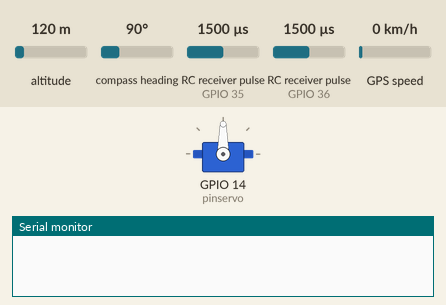
Recording of a sketch running on a simulated ESP32. Shown: servo, the last lines printed to the serial monitor. Wiring (inferred from the names in the program): 2 × RC receiver channel: data GPIO 35 / data GPIO 36. The inputs (shaded band) are chosen by the test bench; at power-on: RC receiver pulse (sensors on GPIO 36, GPIO 35) 1500 µs, compass heading 90°, altitude 120 m, GPS speed 0 km/h. The GPS gets a fix after 3 s at 37.7749, -122.4194 with 8 satellites.

Above: at 1.7 s.
1.8 s: RC receiver pulse (sensor on GPIO 36) set to 1510 µs
At 4.0 s:
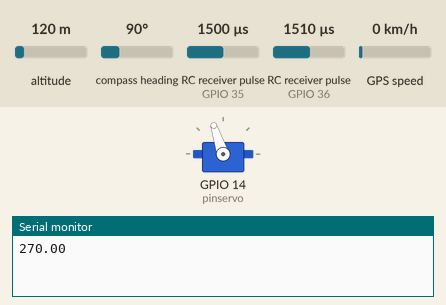
5.0 s: compass heading set to 7°
At 6.7 s:
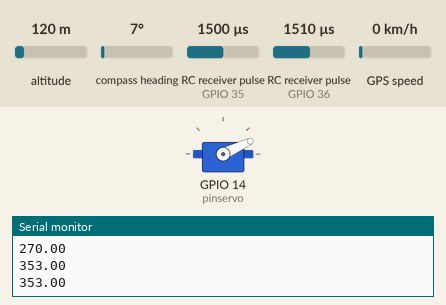
7.0 s: compass heading set to 180°
At 8.2 s:
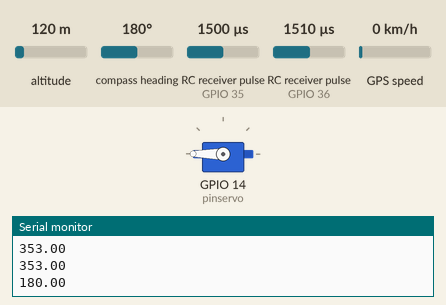
9.0 s: compass heading set to 248°
10.7 s: compass heading set to 257°
At 12.5 s:
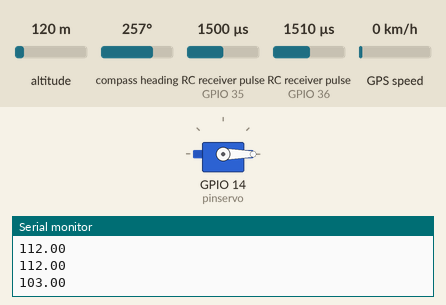
13.0 s: compass heading set to 90°
At 14.0 s:
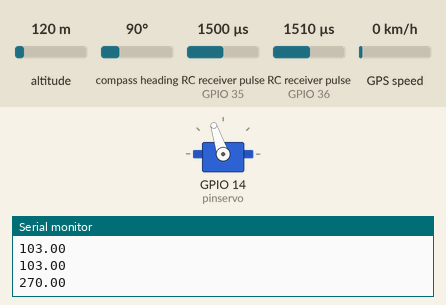
Timing chart, 0 to 16.0 s (numbered marks = the images above; inputs shaded):
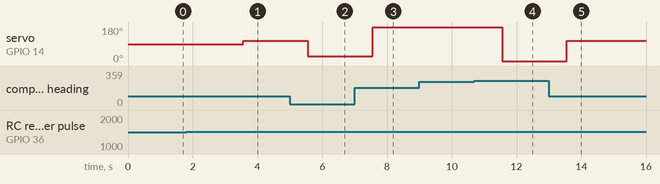

The sketch:

nyobaduatitikpakepid.ino
```cpp
// // //#include <PID_v1.h>
// // //#include <Arduino.h>
// // //#include "esp_task_wdt.h"
// // //#include <TinyGPS++.h>
// // //#include <SoftwareSerial.h>
// // //#include <Wire.h>
// // //#include <QMC5883LCompass.h>
// // //#include <ESP32Servo.h>
// // //
// // //const int in_ch1 = 36; //switch auto manual
// // //const int in_ch2 = 39; //speed manual
// // //const int in_ch3 = 34; //belok manual
// // //const int in_ch4 = 35; //log gps
// // //const int in_ch5 = 32; // +log
// // //const int in_ch6 = 33;
// // //const int in_ch7 = 26;
// // //
// // //Servo myservo;
// // //const int pinservo = 14;
// // //const int posisi = 90;
// // //
// // //int sw_auto;
// // //
// // //static const uint32_t GPSBaud = 9600;
// // //
// // //TinyGPSPlus gps;
// // //TinyGPSPlus gps2;
// // //
// // //SoftwareSerial g(18, 19);
// // //SoftwareSerial g2(17, 16);
// // //
// // //QMC5883LCompass compass;
// // //
// // //double setpoint, input, output;
// // //double Kp = 1.0, Ki = 0.0, Kd = 0.0;
// // //PID myPID(&input, &output, &setpoint, Kp, Ki, Kd, DIRECT);
// // //
// // //double targetLat = -7.774178;
// // //double targetLng = 110.393027;
// // //double target[targetLat][targetLng] = { -7.774178, 110.393027,
// // //                                        -7.776804, 110.385661
// // //                                      }
// // //
// // //void setup() {
// // //  Serial.begin(115200);
// // //  g.begin(GPSBaud);
// // //  g2.begin(GPSBaud);
// // //  myservo.attach(pinservo);
// // //  myservo.write(posisi);
// // //
// // //  // Compass setup
// // //  compass.init();
// // //  compass.setMode(0x01, 0x0C, 0x00, 0x00);
// // //  compass.setSmoothing(5, true);
// // //  compass.setCalibrationOffsets(-28.00, 6.00, 0.00);
// // //  compass.setCalibrationScales(1.00, 1.00, 1.00);
// // //
// // //  // PID setup
// // //  setpoint = 0;
// // //  myPID.SetMode(AUTOMATIC);
// // //  myPID.SetOutputLimits(-90, 90);
// // //
// // //  // Pin setup
// // //  pinMode(in_ch1, INPUT);
// // //  pinMode(in_ch2, INPUT);
// // //  pinMode(in_ch3, INPUT);
// // //  pinMode(in_ch4, INPUT);
// // //  pinMode(in_ch5, INPUT);
// // //  pinMode(in_ch6, INPUT);
// // //  pinMode(in_ch7, INPUT);
// // //
// // //  delay(500);
// // //}
// // //
// // //void loop() {
// // //  sw_auto = pulseIn(in_ch1, HIGH);
// // //
// // //  while (g.available() > 0) {
// // //    gps.encode(g.read());
// // //  }
// // //
// // //  while (g2.available() > 0) {
// // //    gps2.encode(g2.read());
// // //  }
// // //
// // //  if (gps.location.isUpdated()) {
// // //    double currentLat = gps.location.lat();
// // //    double currentLng = gps.location.lng();
// // //    double targetBearing = calculateBearing(currentLat, currentLng, targetLat, targetLng);
// // //
// // //    compass.read();
// // //    double currentHeading = compass.getAzimuth();
// // //
// // //    // Normalize the heading to 0-360 degrees
// // //    if (currentHeading < 0) {
// // //      currentHeading += 360;
// // //    } else if (currentHeading >= 360) {
// // //      currentHeading -= 360;
// // //    }
// // //    currentHeading = map(currentHeading, 0, 360, 360, 0);
// // //    Serial.println(currentHeading);
// // //
// // //    input = currentHeading - targetBearing;
// // //
// // //    if (input < -180) input += 360;
// // //    if (input > 180) input -= 360;
// // //
// // //    myPID.Compute();
// // //
// // //    double servoPosition = posisi + output;
// // //    servoPosition = constrain(servoPosition, 0, 180); // Ensure servo position is within 0-180 degrees
// // //
// // //    if (sw_auto > 1500) { // Assuming a threshold for auto mode
// // //      myservo.write(servoPosition);
// // //    } else {
// // //      // Manual control logic here
// // //      // For example, you can read in_ch2 and in_ch3 for manual control
// // //    }
// // //  }
// // //}
// // //
// // //double calculateBearing(double lat1, double lng1, double lat2, double lng2) {
// // //  double dLon = radians(lng2 - lng1);
// // //  double y = sin(dLon) * cos(radians(lat2));
// // //  double x = cos(radians(lat1)) * sin(radians(lat2)) - sin(radians(lat1)) * cos(radians(lat2)) * cos(dLon);
// // //  double brng = atan2(y, x);
// // //  brng = degrees(brng);
// // //  brng = fmod((brng + 360), 360); // Ensure bearing is within 0-359 degrees
// // //  return brng;
// // //}

// // #include <PID_v1.h>
// // #include <Arduino.h>
// // #include "esp_task_wdt.h"
// // #include <TinyGPS++.h>
// // #include <SoftwareSerial.h>
// // #include <Wire.h>
// // #include <QMC5883LCompass.h>
// // #include <ESP32Servo.h>

// // const int in_ch1 = 36; //switch auto manual
// // const int in_ch2 = 39; //speed manual
// // const int in_ch3 = 34; //belok manual
// // const int in_ch4 = 35; //log gps
// // const int in_ch5 = 32; // +log
// // const int in_ch6 = 33;
// // const int in_ch7 = 26;

// // Servo myservo;
// // const int pinservo = 14;
// // const int posisi = 90;
// // int sw_auto;
// // int set_target;

// // static const uint32_t GPSBaud = 9600;

// // TinyGPSPlus gps;
// // TinyGPSPlus gps2;
// // SoftwareSerial g(18, 19);
// // SoftwareSerial g2(17, 16);

// // QMC5883LCompass compass;

// // double setpoint, input, output;
// // double Kp = 1.0, Ki = 0.0, Kd = 0.0;
// // PID myPID(&input, &output, &setpoint, Kp, Ki, Kd, DIRECT);

// // double targetLat[] = {-7.774178, -7.776804};
// // double targetLng[] = {110.393027, 110.385661};
// // int currentTargetIndex = 0;
// // const double targetThreshold = 0.0001; // Define a threshold to consider the target reached

// // void setup() {
// //     Serial.begin(115200);
// //     g.begin(GPSBaud);
// //     g2.begin(GPSBaud);
// //     myservo.attach(pinservo);
// //     myservo.write(posisi);

// //     // Compass setup
// //     compass.init();
// //     compass.setMode(0x01, 0x0C, 0x00, 0x00);
// //     compass.setSmoothing(5, true);
// //     compass.setCalibrationOffsets(-28.00, 6.00, 0.00);
// //     compass.setCalibrationScales(1.00, 1.00, 1.00);

// //     // PID setup
// //     setpoint = 0;
// //     myPID.SetMode(AUTOMATIC);
// //     myPID.SetOutputLimits(-90, 90);

// //     // Pin setup
// //     pinMode(in_ch1, INPUT);
// //     pinMode(in_ch2, INPUT);
// //     pinMode(in_ch3, INPUT);
// //     pinMode(in_ch4, INPUT);
// //     pinMode(in_ch5, INPUT);
// //     pinMode(in_ch6, INPUT);
// //     pinMode(in_ch7, INPUT);

// //     delay(500);
// // }

// // void loop() {
// //     sw_auto = pulseIn(in_ch1, HIGH);
// //     set_target = pulseIn(in_ch4, HIGH);
// //     while (g.available() > 0) {
// //         gps.encode(g.read());
// //     }

// //     while (g2.available() > 0) {
// //         gps2.encode(g2.read());
// //     }

// //     if (gps.location.isUpdated()) {
// //         double currentLat = gps.location.lat();
// //         double currentLng = gps.location.lng();

// //         // Check if the current position is close enough to the target
// //         if (abs(currentLat - targetLat[currentTargetIndex]) < targetThreshold &&
// //             abs(currentLng - targetLng[currentTargetIndex]) < targetThreshold) {
// //             // Move to the next target
// //             currentTargetIndex++;
// //             if (currentTargetIndex >= sizeof(targetLat) / sizeof(targetLat[0])) {
// //                 currentTargetIndex = 0; // Reset to the first target if all targets are reached
// //             }
// //         }

// //         double targetBearing = calculateBearing(currentLat, currentLng, targetLat[currentTargetIndex], targetLng[currentTargetIndex]);

// //         compass.read();
// //         double currentHeading = compass.getAzimuth();

// //         // Normalize the heading to 0-360 degrees
// //         if (currentHeading < 0) {
// //             currentHeading += 360;
// //         } else if (currentHeading >= 360) {
// //             currentHeading -= 360;
// //         }

// //         currentHeading = map(currentHeading, 0, 360, 360, 0);
// //         Serial.println(currentHeading);

// //         input = currentHeading - targetBearing;

// //         if (input < -180) input += 360;
// //         if (input > 180) input -= 360;

// //         myPID.Compute();

// //         double servoPosition = posisi + output;
// //         servoPosition = constrain(servoPosition, 0, 180); // Ensure servo position is within 0-180 degrees

// //         if (sw_auto > 1500) { // Assuming a threshold for auto mode
// //             myservo.write(servoPosition);
// //         } else {
// //             // Manual control logic here
// //             // For example, you can read in_ch2 and in_ch3 for manual control
// //         }
// //     }
// // }

// // double calculateBearing(double lat1, double lng1, double lat2, double lng2) {
// //     double dLon = radians(lng2 - lng1);
// //     double y = sin(dLon) * cos(radians(lat2));
// //     double x = cos(radians(lat1)) * sin(radians(lat2)) - sin(radians(lat1)) * cos(radians(lat2)) * cos(dLon);
// //     double brng = atan2(y, x);
// //     brng = degrees(brng);
// //     brng = fmod((brng + 360), 360); // Ensure bearing is within 0-359 degrees
// //     return brng;
// // }

// #include <PID_v1.h>
// #include <Arduino.h>
// #include "esp_task_wdt.h"
// #include <TinyGPS++.h>
// #include <SoftwareSerial.h>
// #include <Wire.h>
// #include <QMC5883LCompass.h>
// #include <ESP32Servo.h>

// const int in_ch1 = 36; // switch auto manual
// const int in_ch2 = 39; // speed manual
// const int in_ch3 = 34; // belok manual
// const int in_ch4 = 35; // log gps
// const int in_ch5 = 32; // +log
// const int in_ch6 = 33;
// const int in_ch7 = 26;

// Servo myservo;
// const int pinservo = 14;
// const int posisi = 90;

// int sw_auto;
// int set_target;

// static const uint32_t GPSBaud = 9600;

// TinyGPSPlus gps;
// TinyGPSPlus gps2;

// SoftwareSerial g(18, 19);
// SoftwareSerial g2(17, 16);

// QMC5883LCompass compass;

// double setpoint, input, output;
// double Kp = 1.0, Ki = 0.0, Kd = 0.0;
// PID myPID(&input, &output, &setpoint, Kp, Ki, Kd, DIRECT);

// double targetLat[] = {-7.774178, -7.776804};
// double targetLng[] = {110.393027, 110.385661};
// int currentTargetIndex = 0;

// const double targetThreshold = 0.0001; // Define a threshold to consider the target reached

// void setup() {
//     Serial.begin(115200);
//     g.begin(GPSBaud);
//     g2.begin(GPSBaud);
//     myservo.attach(pinservo);
//     myservo.write(posisi);

//     // Compass setup
//     compass.init();
//     compass.setMode(0x01, 0x0C, 0x00, 0x00);
//     compass.setSmoothing(5, true);
//     compass.setCalibrationOffsets(-28.00, 6.00, 0.00);
//     compass.setCalibrationScales(1.00, 1.00, 1.00);

//     // PID setup
//     setpoint = 0;
//     myPID.SetMode(AUTOMATIC);
//     myPID.SetOutputLimits(-90, 90);

//     // Pin setup
//     pinMode(in_ch1, INPUT);
//     pinMode(in_ch2, INPUT);
//     pinMode(in_ch3, INPUT);
//     pinMode(in_ch4, INPUT);
//     pinMode(in_ch5, INPUT);
//     pinMode(in_ch6, INPUT);
//     pinMode(in_ch7, INPUT);

//     delay(500);
// }

// void loop() {
//     sw_auto = pulseIn(in_ch1, HIGH);
//     set_target = pulseIn(in_ch4, HIGH);

//     // Set the target based on the value of set_target
//     if (set_target > 1500) {
//         currentTargetIndex = 0; // First target
//     } else {
//         currentTargetIndex = 1; // Second target
//     }

//     while (g.available() > 0) {
//         gps.encode(g.read());
//     }

//     while (g2.available() > 0) {
//         gps2.encode(g2.read());
//     }

//     if (gps.location.isUpdated()) {
//         double currentLat = gps.location.lat();
//         double currentLng = gps.location.lng();

//         // Check if the current position is close enough to the target
//         if (abs(currentLat - targetLat[currentTargetIndex]) < targetThreshold &&
//             abs(currentLng - targetLng[currentTargetIndex]) < targetThreshold) {
//             // Move to the next target
//             currentTargetIndex++;
//             if (currentTargetIndex >= sizeof(targetLat) / sizeof(targetLat[0])) {
//                 currentTargetIndex = 0; // Reset to the first target if all targets are reached
//             }
//         }

//         double targetBearing = calculateBearing(currentLat, currentLng, targetLat[currentTargetIndex], targetLng[currentTargetIndex]);
//         compass.read();
//         double currentHeading = compass.getAzimuth();

//         // Normalize the heading to 0-360 degrees
//         if (currentHeading < 0) {
//             currentHeading += 360;
//         } else if (currentHeading >= 360) {
//             currentHeading -= 360;
//         }
//         currentHeading = map(currentHeading, 0, 360, 360, 0);

//         Serial.println(currentHeading);

//         input = currentHeading - targetBearing;

//         if (input < -180) input += 360;
//         if (input > 180) input -= 360;

//         myPID.Compute();

//         double servoPosition = posisi + output;
//         servoPosition = constrain(servoPosition, 0, 180); // Ensure servo position is within 0-180 degrees

//         if (sw_auto > 1500) { // Assuming a threshold for auto mode
//             myservo.write(servoPosition);
//         } else {
//             // Manual control logic here
//             // For example, you can read in_ch2 and in_ch3 for manual control
//         }
//     }
// }

// double calculateBearing(double lat1, double lng1, double lat2, double lng2) {
//     double dLon = radians(lng2 - lng1);
//     double y = sin(dLon) * cos(radians(lat2));
//     double x = cos(radians(lat1)) * sin(radians(lat2)) - sin(radians(lat1)) * cos(radians(lat2)) * cos(dLon);
//     double brng = atan2(y, x);
//     brng = degrees(brng);
//     brng = fmod((brng + 360), 360); // Ensure bearing is within 0-359 degrees
//     return brng;
// }

#include <PID_v1.h>
#include <Arduino.h>
#include "esp_task_wdt.h"
#include <TinyGPS++.h>
#include <SoftwareSerial.h>
#include <Wire.h>
#include <QMC5883LCompass.h>
#include <ESP32Servo.h>

const int in_ch1 = 36; // switch auto manual
const int in_ch2 = 39; // speed manual
const int in_ch3 = 34; // belok manual
const int in_ch4 = 35; // log gps
const int in_ch5 = 32; // +log
const int in_ch6 = 33;
const int in_ch7 = 26;

Servo myservo;
const int pinservo = 14;
const int posisi = 90;

int sw_auto;
int set_target;

static const uint32_t GPSBaud = 9600;

TinyGPSPlus gps;
TinyGPSPlus gps2;

SoftwareSerial g(18, 19);
SoftwareSerial g2(17, 16);

QMC5883LCompass compass;

double setpoint, input, output;
double Kp = 1.0, Ki = 0.0, Kd = 0.0;
PID myPID(&input, &output, &setpoint, Kp, Ki, Kd, DIRECT);

struct Target {
    double latitude;
    double longitude;
};

Target targets[] = {
    {-7.774178, 110.393027},
    {-7.776804, 110.385661}
};

int currentTargetIndex = 0;
const double targetThreshold = 0.0001; // Define a threshold to consider the target reached

void setup() {
    Serial.begin(115200);
    g.begin(GPSBaud);
    g2.begin(GPSBaud);
    myservo.attach(pinservo);
    myservo.write(posisi);

    // Compass setup
    compass.init();
    compass.setMode(0x01, 0x0C, 0x00, 0x00);
    compass.setSmoothing(5, true);
    compass.setCalibrationOffsets(-28.00, 6.00, 0.00);
    compass.setCalibrationScales(1.00, 1.00, 1.00);

    // PID setup
    setpoint = 0;
    myPID.SetMode(AUTOMATIC);
    myPID.SetOutputLimits(-90, 90);

    // Pin setup
    pinMode(in_ch1, INPUT);
    pinMode(in_ch2, INPUT);
    pinMode(in_ch3, INPUT);
    pinMode(in_ch4, INPUT);
    pinMode(in_ch5, INPUT);
    pinMode(in_ch6, INPUT);
    pinMode(in_ch7, INPUT);

    delay(500);
}

void loop() {
    sw_auto = pulseIn(in_ch1, HIGH);
    set_target = pulseIn(in_ch4, HIGH);

    // Set the target based on the value of set_target
    if (set_target > 1500) {
        currentTargetIndex = 0; // First target
    } else {
        currentTargetIndex = 1; // Second target
    }

    while (g.available() > 0) {
        gps.encode(g.read());
    }

    while (g2.available() > 0) {
        gps2.encode(g2.read());
    }

    if (gps.location.isUpdated()) {
        double currentLat = gps.location.lat();
        double currentLng = gps.location.lng();

        // Check if the current position is close enough to the target
        if (abs(currentLat - targets[currentTargetIndex].latitude) < targetThreshold &&
            abs(currentLng - targets[currentTargetIndex].longitude) < targetThreshold) {
            // Move to the next target
            currentTargetIndex++;
            if (currentTargetIndex >= sizeof(targets) / sizeof(targets[0])) {
                currentTargetIndex = 0; // Reset to the first target if all targets are reached
            }
        }

        double targetBearing = calculateBearing(currentLat, currentLng, targets[currentTargetIndex].latitude, targets[currentTargetIndex].longitude);
        compass.read();
        double currentHeading = compass.getAzimuth();

        // Normalize the heading to 0-360 degrees
        if (currentHeading < 0) {
            currentHeading += 360;
        } else if (currentHeading >= 360) {
            currentHeading -= 360;
        }

        currentHeading = map(currentHeading, 0, 360, 360, 0);
        Serial.println(currentHeading);

        input = currentHeading - targetBearing;
        if (input < -180) input += 360;
        if (input > 180) input -= 360;

        myPID.Compute();

        double servoPosition = posisi + output;
        servoPosition = constrain(servoPosition, 0, 180); // Ensure servo position is within 0-180 degrees

        if (sw_auto > 1500) { // Assuming a threshold for auto mode
            myservo.write(servoPosition);
        } else {
            // Manual control logic here
            // For example, you can read in_ch2 and in_ch3 for manual control
        }
    }
}

double calculateBearing(double lat1, double lng1, double lat2, double lng2) {
    double dLon = radians(lng2 - lng1);
    double y = sin(dLon) * cos(radians(lat2));
    double x = cos(radians(lat1)) * sin(radians(lat2)) - sin(radians(lat1)) * cos(radians(lat2)) * cos(dLon);
    double brng = atan2(y, x);
    brng = degrees(brng);
    brng = fmod((brng + 360), 360); // Ensure bearing is within 0-359 degrees
    return brng;
}
```

Measured:
- the behaviour switches between 1500 and 1501 µs on RC receiver pulse (sensor on GPIO 36) (found by bisection; images 0 and 1)
- the behaviour switches between 251 and 252° on compass heading (found by bisection; images 3 and 4)
- after the input at 1.8 s, servo on GPIO 14 (pinservo): 90° → 108° after 1.8 s
- after the input at 5.0 s, servo on GPIO 14 (pinservo): 108° → 25° after 0.56 s
- after the input at 7.0 s, servo on GPIO 14 (pinservo): 25° → 180° after 0.56 s
- after the input at 10.7 s, servo on GPIO 14 (pinservo): 180° → 0° after 0.86 s
- after the input at 13.0 s, servo on GPIO 14 (pinservo): 0° → 108° after 0.56 s
